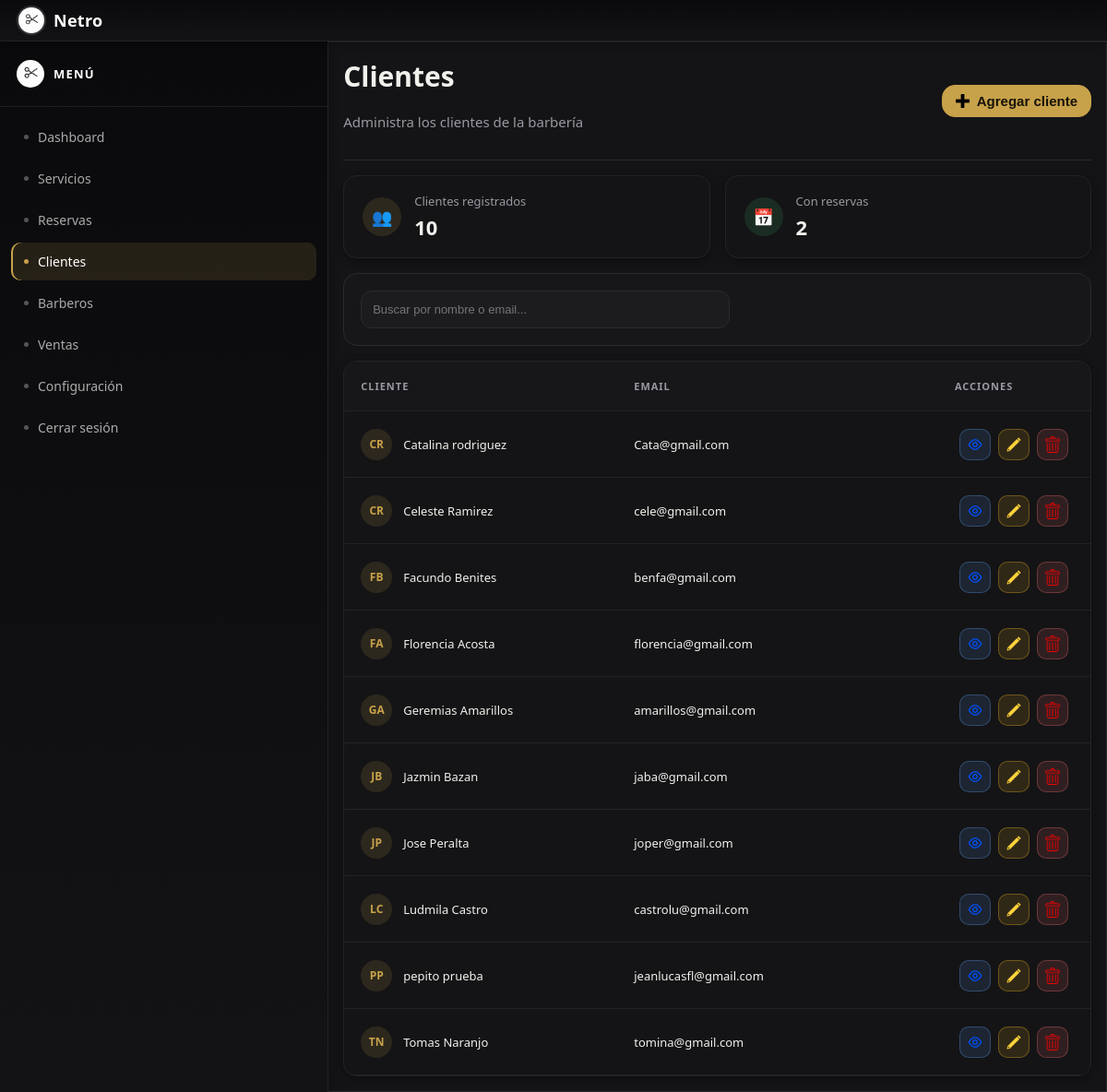
/admin/cliente/clientes.php (signed in), run on the app's committed database.
### tables this page shows
CREATE TABLE `cliente` (
  `id_cliente` int NOT NULL AUTO_INCREMENT,
  `email` varchar(150) NOT NULL,
  `nombre` varchar(100) NOT NULL,
  `apellido` varchar(100) NOT NULL,
  `contrasena` varchar(255) NOT NULL,
  PRIMARY KEY (`id_cliente`),
  UNIQUE KEY `email` (`email`)
);

### conexion.php (called while the page is built, shortened)
<?php
$base = "barberia_db";

### admin/auth/sesion.php (called while the page is built, shortened)
<?php
function auth_base_url(): string
{
    $base = '';
    $raiz = realpath(__DIR__ . '/..');
    $doc  = isset($_SERVER['DOCUMENT_ROOT']) ? realpath((string) $_SERVER['DOCUMENT_ROOT']) : false;
    if ($raiz !== false && $doc !== false && $raiz !== $doc && strpos($raiz, $doc) === 0) {
        $relativa = trim(str_replace('\\', '/', substr($raiz, strlen($doc))), '/');
        if ($relativa !== '') {
            $base = '/' . implode('/', array_map('rawurlencode', explode('/', $relativa)));
        }
    }
    return $base;
}
function auth_url(string $ruta = ''): string
{
    return auth_base_url() . '/' . ltrim($ruta, '/');
}

### admin/auth/vista.php (called while the page is built, shortened)
<?php
require_once __DIR__ . '/sesion.php';
function auth_e($texto): string
{
    return htmlspecialchars((string) $texto, ENT_QUOTES, 'UTF-8');
}

### admin/cliente/clientes.php (the view, shortened to what this page needs)
<?php
require_once __DIR__ . '/../auth/guard.php';
include("../conexion.php");
function esc($valor) {
    return htmlspecialchars((string) $valor, ENT_QUOTES | ENT_SUBSTITUTE, "UTF-8");
}
$sql_total = "SELECT COUNT(*) AS total FROM cliente";
$resultado_total = mysqli_query($conexion, $sql_total);
$total_clientes = mysqli_fetch_assoc($resultado_total);
$sql_con_reservas = "SELECT COUNT(DISTINCT id_cliente) AS total FROM reserva";
$resultado_con_reservas = mysqli_query($conexion, $sql_con_reservas);
$total_con_reservas = mysqli_fetch_assoc($resultado_con_reservas);
$sql_clientes_lista = "SELECT id_cliente, nombre, apellido, email FROM cliente ORDER BY nombre, apellido";
$resultado_clientes_lista = mysqli_query($conexion, $sql_clientes_lista);
?>
<!DOCTYPE html>
<html lang="es">
<head>
    <link rel="stylesheet" href="../Estilos_index/global.css">
    <link rel="stylesheet" href="clientes_panel.css">
</head>
<body>
    <header>
        <div class="nav">
            <div class="logo">
                <img src="../img/ChatGPT Image 15 jun 2026, 13_41_39.png" alt="" >
                <h1 id="Netro">Netro</h1>
            </div>
        </div>
    </header>
    <div class="container">
        <section class="sidebar">
            <div class="menu-header">
                <img src="../img/ChatGPT Image 15 jun 2026, 13_41_39.png" alt="Logo">
                <h2>MENÚ</h2>
            </div>
<?php
$pagina_actual = basename($_SERVER['PHP_SELF']);
?>
            <nav class="menu-nav">
                <ul>
                    <li>
                        <a href="../index.php"
                        <?= $pagina_actual === 'index.php' ? 'aria-current="page"' : '' ?>>
                            Dashboard
                        </a>
                    </li>
                    <li>
                        <a href="../servicios_categoria/servicios.php"
                        <?= $pagina_actual === 'servicios.php' ? 'aria-current="page"' : '' ?>>
                            Servicios
                        </a>
                    </li>
                    <li>
                        <a href="../reservas/reservas.php"
                        <?= $pagina_actual === 'reservas.php' ? 'aria-current="page"' : '' ?>>
                            Reservas
                        </a>
                    </li>
                    <li>
                        <a href="../cliente/clientes.php"
                        <?= $pagina_actual === 'clientes.php' ? 'aria-current="page"' : '' ?>>
                            Clientes
                        </a>
                    </li>
                    <li>
                        <a href="../barberos/barberos.php"
                        <?= $pagina_actual === 'barberos.php' ? 'aria-current="page"' : '' ?>>
                            Barberos
                        </a>
                    </li>
                    <li>
                        <a href="../venta/ventas.php"
                        <?= $pagina_actual === 'ventas.php' ? 'aria-current="page"' : '' ?>>
                            Ventas
                        </a>
                    </li>
                    <li>
                        <a href="#">
                            Configuración
                        </a>
                    </li>
                    <?php auth_render_logout_item(); ?>
                </ul>
            </nav>
        </section>
        <section class="panel">
            <div class="clientes_header">
                <div class="title_servicios">
                    <h2>Clientes</h2>
                    <p>Administra los clientes de la barbería</p>
                </div>
                <button class="btn_add_servicio" id="btn_abrir_cliente">
                    <img src="../img/mas.png" alt="">
                    <span>Agregar cliente</span>
                </button>
            </div>
            <div class="cuadro_stats">
                <div class="stat_card">
                    <div class="stat_icono morado">👥</div>
                    <div class="stat_texto">
                        <p>Clientes registrados</p>
                        <span><?php echo (int) $total_clientes["total"]; ?></span>
                    </div>
                </div>
                <div class="stat_card">
                    <div class="stat_icono verde">📅</div>
                    <div class="stat_texto">
                        <p>Con reservas</p>
                        <span><?php echo (int) $total_con_reservas["total"]; ?></span>
                    </div>
                </div>
            </div>
            <div id="navegacion_clientes">
                <input type="text" placeholder="Buscar por nombre o email..." id="buscar_cliente">
            </div>
            <div class="listar_servicios">
            <div class="cabecera_clientes">
                <p>Cliente</p>
                <p>Email</p>
                <p>Acciones</p>
            </div>
            <div id="lista_clientes">
                <?php while ($cliente = mysqli_fetch_assoc($resultado_clientes_lista)) {
                    $nombre_completo = $cliente["nombre"] . " " . $cliente["apellido"];
                    $inicial_nombre = mb_strtoupper(
                        mb_substr($cliente["nombre"], 0, 1, "UTF-8") . mb_substr($cliente["apellido"], 0, 1, "UTF-8"),
                        "UTF-8"
                    );
                    ?>
                    <div
                        class="fila_cliente"
                        data-nombre="<?php echo esc(mb_strtolower($nombre_completo, "UTF-8")); ?>"
                        data-email="<?php echo esc(mb_strtolower($cliente["email"], "UTF-8")); ?>">
                        <div class="cliente_nombre_col">
                            <div class="avatar_cliente"><?php echo esc($inicial_nombre); ?></div>
                            <span class="nombre_completo"><?php echo esc($nombre_completo); ?></span>
                        </div>
                        <p><?php echo esc($cliente["email"]); ?></p>
                        <div class="acciones_cliente">
                            <button
                                type="button"
                                class="btn_accion_cliente btn_ver_cliente"
                                onclick="verCliente(this)"
                                data-id="<?php echo (int) $cliente['id_cliente']; ?>"
                                data-nombre="<?php echo esc($cliente['nombre']); ?>"
                                data-apellido="<?php echo esc($cliente['apellido']); ?>"
                                data-email="<?php echo esc($cliente['email']); ?>">
                                <img src="../img/ojo.png" alt="Ver">
                            </button>
                            <button
                                type="button"
                                class="btn_accion_cliente btn_editar_cliente"
                                onclick="editarCliente(this)"
                                data-id="<?php echo (int) $cliente['id_cliente']; ?>"
                                data-nombre="<?php echo esc($cliente['nombre']); ?>"
                                data-apellido="<?php echo esc($cliente['apellido']); ?>"
                                data-email="<?php echo esc($cliente['email']); ?>">
                                <img src="../img/lapiz.png" alt="Editar">
                            </button>
                            <form action="eliminar_cliente.php" method="POST" style="display:contents;">
                                <button
                                    type="submit"
                                    class="btn_accion_cliente btn_eliminar_cliente"
                                    data-nombre="<?php echo esc($nombre_completo); ?>"
                                    onclick="return confirmarEliminarCliente(this)">
                                    <img src="../img/basura.png" alt="Eliminar">
                                </button>
                            </form>
                        </div>
                    </div>
                <?php } ?>
            </div>
            </div>
        </section>
    </div>
</body>
</html>

### admin/auth/guard.php (shortened to what this page needs)
<?php
require_once __DIR__ . '/sesion.php';
require_once __DIR__ . '/vista.php';
function auth_render_logout_item(): void
{
    $accion = auth_e(auth_url('auth/logout.php'));
    echo "<li>\n";
    echo '    <a href="' . $accion . '" onclick="document.getElementById(\'auth_form_logout\').submit(); return false;">' . "\n";
    echo "        Cerrar sesión\n";
    echo "    </a>\n";
    echo "</li>\n";
}

### admin/cliente/clientes_panel.css (style rules this page uses)
#navegacion_clientes { display: flex; align-items: center; gap: 16px; flex-wrap: wrap; margin-top: 16px; padding: 18px; background: var(--bg-soft); border: 1px solid var(--border-color); border-radius: 15px; }
#buscar_cliente { flex: 1; max-width: 400px; min-width: 160px; padding: 12px; border: 1px solid var(--border-color); border-radius: 12px; outline: none; font-size: 13px; background: var(--bg-input); color: var(--text-dark); transition: 0.3s; }
.cuadro_stats { display: flex; gap: 16px; flex-wrap: wrap; margin-top: 16px; }
.stat_card { flex: 1; min-width: 200px; display: flex; align-items: center; gap: 14px; background-color: var(--bg-white); border: 1px solid var(--border-light); border-radius: var(--radius-lg); padding: 18px 20px; box-shadow: var(--shadow-sm); }
.stat_icono { width: 42px; height: 42px; border-radius: 50%; display: flex; align-items: center; justify-content: center; font-size: 18px; flex-shrink: 0; }
.stat_icono.morado { background-color: var(--dorado-bg); color: var(--dorado); }
.stat_icono.verde { background-color: var(--verde-bg); color: var(--verde); }
.stat_texto p { margin: 0 0 4px; font-size: 13px; color: var(--text-muted); }
.stat_texto span { font-size: 22px; font-weight: 700; color: var(--text-dark); }
.cabecera_clientes { display: grid; grid-template-columns: minmax(0, 2.2fr) minmax(0, 2.6fr) minmax(120px, 1fr); align-items: center; gap: 12px; height: 54px; padding: 0 18px; background: var(--bg-soft); border-bottom: 1px solid var(--border-light); font-size: 11px; text-transform: uppercase; letter-spacing: 1px; color: var(--text-muted); font-weight: 600; }
.fila_cliente { display: grid; grid-template-columns: minmax(0, 2.2fr) minmax(0, 2.6fr) minmax(120px, 1fr); align-items: center; gap: 12px; min-height: 72px; padding: 0 18px; border-bottom: 1px solid var(--border-light); transition: background 0.2s ease; font-size: 13px; }
.fila_cliente p { margin: 0; min-width: 0; overflow-wrap: anywhere; }
.cliente_nombre_col { display: flex; align-items: center; gap: 12px; }
.avatar_cliente { width: 34px; height: 34px; border-radius: 50%; background-color: var(--dorado-bg); color: var(--dorado); display: flex; align-items: center; justify-content: center; font-weight: 700; font-size: 12px; flex-shrink: 0; }
.cliente_nombre_col .nombre_completo { font-weight: 500; color: var(--text-dark); }
.acciones_cliente { display: flex; gap: 8px; justify-content: center; }

### data on the page
cliente: inicial_nombre "CR", nombre_completo "Catalina rodriguez", email "Cata@gmail.com"
cliente: inicial_nombre "CR", nombre_completo "Celeste Ramirez", email "cele@gmail.com"
cliente: inicial_nombre "FB", nombre_completo "Facundo Benites", email "benfa@gmail.com"
cliente: inicial_nombre "FA", nombre_completo "Florencia Acosta", email "florencia@gmail.com"
cliente: inicial_nombre "GA", nombre_completo "Geremias Amarillos", email "amarillos@gmail.com"
cliente: inicial_nombre "JB", nombre_completo "Jazmin Bazan", email "jaba@gmail.com"
cliente: inicial_nombre "JP", nombre_completo "Jose Peralta", email "joper@gmail.com"
cliente: inicial_nombre "LC", nombre_completo "Ludmila Castro", email "castrolu@gmail.com"
cliente: inicial_nombre "PP", nombre_completo "pepito prueba", email "jeanlucasfl@gmail.com"
cliente: inicial_nombre "TN", nombre_completo "Tomas Naranjo", email "tomina@gmail.com"

### other printed values
$total_clientes["total"] "10"
$total_con_reservas["total"] "2"
